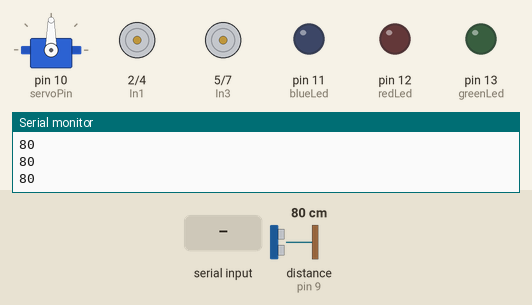
A sketch run on a simulated Arduino Uno, built with avr-gcc and run on an emulated ATmega328P. On the bench: servo, motor-driver pin pairs drawn as motors (green arrow = first pin HIGH = forward, orange = second pin HIGH = backward, longer = more drive, scaled by the enable pin), output pins drawn as LEDs (lit = HIGH), the last lines printed to the serial monitor. Inputs (shaded band) come from the test bench; at power-on: distance to the obstacle (sensor on pin 9) 80 cm.

Above: at 0.46 s.
1.3 s: distance to the obstacle (sensor on pin 9) set to 23 cm
4.3 s: distance to the obstacle (sensor on pin 9) set to 18 cm
At 4.58 s:
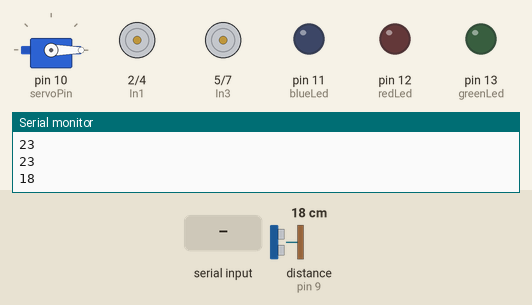
7.3 s: "1" received over Serial
At 9.17 s:
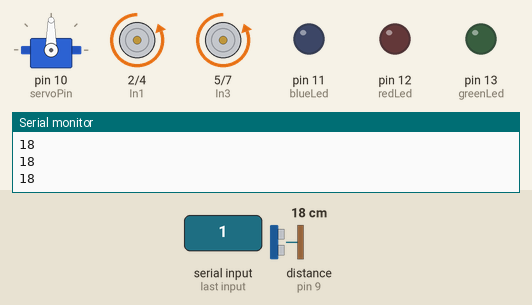
10.3 s: byte 48 ('0') received over Serial
At 12.63 s:
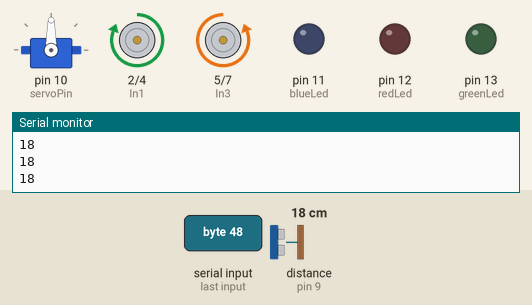
13.3 s: byte 102 ('f') received over Serial
At 16.1 s:
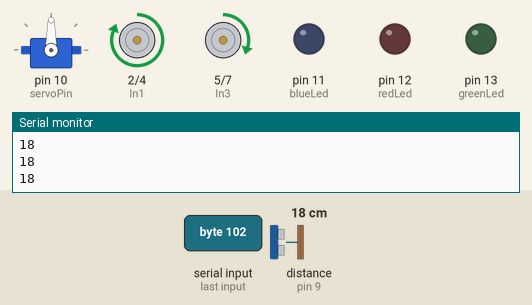
16.3 s: byte 101 ('e') received over Serial
Timing chart, 0 to 22.5 s (numbered marks = the images above; inputs shaded):
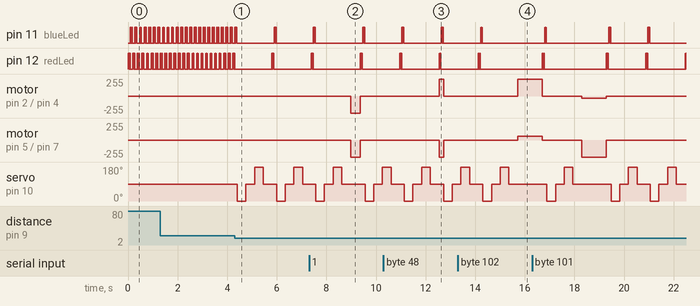

Measured:
- the behaviour switches between 21 and 20 cm on distance to the obstacle (sensor on pin 9) (found by bisection; images 0 and 1)
- after the input at 4.3 s, servo on pin 10 (servoPin): 90° → 0° after 0.11 s, → 90° 0.35 s later, → 180° 0.35 s later, → 90° 0.35 s later, … (8 changes in this stretch)
- after the input at 7.3 s, motor on pin 2 (In1) / pin 4 (In2), motor on pin 5 (In3) / pin 7 (In4): stopped → backward 255/255 after 1.7 s, → stopped 0.40 s later
- after the input at 10.3 s, motor on pin 2 (In1) / pin 4 (In2): stopped → forward 255/255 after 2.2 s, → stopped 0.18 s later; motor on pin 5 (In3) / pin 7 (In4): stopped → backward 255/255 after 2.2 s, → stopped 0.18 s later
- after the input at 13.3 s, pin 11 (blueLed): goes on until 14.3 s, then stays LOW; pin 12 (redLed): goes on until 14.2 s, then stays LOW; motor on pin 2 (In1) / pin 4 (In2): stopped → forward 255/255 after 2.4 s; motor on pin 5 (In3) / pin 7 (In4): stopped → forward 60/255 after 2.4 s

The sketch:

CarFinalCode8.0.ino
```cpp
#include <Ultrasonic.h>
Ultrasonic ultrasonic = Ultrasonic(8, 9);

#include <Servo.h>
Servo servo = Servo();

int In1 = 2;
int In2 = 4;
int EnA = 3;
int In3 = 5;
int In4 = 7;
int EnB = 6;
int servoPin = 10;
int blueLed = 11;
int redLed = 12;
int greenLed = 13;
int distanceLimit = 21;
int motorSpeed1 = 60;
int motorSpeed2 = 200;
int motorSpeed3 = 255;
int servoDelay = 350;
int vipLightDelay = 15;

void setup() {
  Serial.begin(9600);
  servo.attach(servoPin);
  pinMode(redLed, OUTPUT);
  pinMode(blueLed, OUTPUT);
  pinMode(greenLed, OUTPUT);
  pinMode(In1, OUTPUT);
  pinMode(In2, OUTPUT);
  pinMode(In3, OUTPUT);
  pinMode(In4, OUTPUT);
  pinMode(EnA, OUTPUT);
  pinMode(EnB, OUTPUT);
  analogWrite(EnA, motorSpeed3);
  analogWrite(EnB, motorSpeed3);
}

void loop() {
  servo.write(90);

  int command = Serial.read();
  int distance = ultrasonic.distanceRead();

  Serial.println(distance);

  if (distance < distanceLimit) {
    digitalWrite(In1, LOW);
    digitalWrite(In2, LOW);
    digitalWrite(In3, LOW);
    digitalWrite(In4, LOW);
    int distance = ultrasonic.distanceRead();
    servo.write(0);
    delay(servoDelay);
    servo.write(90);
    delay(servoDelay);
    servo.write(180);
    delay(servoDelay);
    servo.write(90);
    delay(servoDelay);
  }

  analogWrite(EnA, motorSpeed3);
  analogWrite(EnB, motorSpeed3);

  if (command == '1') { // Forward
    if (distance > 8) {
      digitalWrite(In1, LOW);
      digitalWrite(In2, HIGH);
      digitalWrite(In3, LOW);
      digitalWrite(In4, HIGH);
      delay(400);
      digitalWrite(In1, LOW);
      digitalWrite(In2, LOW);
      digitalWrite(In3, LOW);
      digitalWrite(In4, LOW);
    }
  }
  if (command == '2') { // Backward
    digitalWrite(In1, HIGH);
    digitalWrite(In2, LOW);
    digitalWrite(In3, HIGH);
    digitalWrite(In4, LOW);
    delay (500);
    digitalWrite(In1, LOW);
    digitalWrite(In2, LOW);
    digitalWrite(In3, LOW);
    digitalWrite(In4, LOW);
  }
  if (command == '3') { // Right
    digitalWrite(In1, HIGH);
    digitalWrite(In2, LOW);
    digitalWrite(In3, LOW);
    digitalWrite(In4, HIGH);
    delay(400);
    digitalWrite(In1, LOW);
    digitalWrite(In2, LOW);
    digitalWrite(In3, LOW);
    digitalWrite(In4, LOW);
  }
  if (command == '4') { // Left
    digitalWrite(In1, LOW);
    digitalWrite(In2, HIGH);
    digitalWrite(In3, HIGH);
    digitalWrite(In4, LOW);
    delay(400);
    digitalWrite(In1, LOW);
    digitalWrite(In2, LOW);
    digitalWrite(In3, LOW);
    digitalWrite(In4, LOW);
  }

  if (command == '5') { // Stop
    digitalWrite(In1, LOW);
    digitalWrite(In2, LOW);
    digitalWrite(In3, LOW);
    digitalWrite(In4, LOW);
  }

  if (command == '6') {
    digitalWrite(greenLed, HIGH);
  }
  if (command == '7') {
    digitalWrite(greenLed, LOW);
  }

  if (command == '8') { //Forward
    digitalWrite(In1, LOW);
    digitalWrite(In2, HIGH);
    digitalWrite(In3, LOW);
    digitalWrite(In4, HIGH);
  }
  if (command == '9') { //Backward
    digitalWrite(In1, HIGH);
    digitalWrite(In2, LOW);
    digitalWrite(In3, HIGH);
    digitalWrite(In4, LOW);
  }
  if (command == 'c') { //Left
    digitalWrite(In1, LOW);
    digitalWrite(In2, HIGH);
    digitalWrite(In3, HIGH);
    digitalWrite(In4, LOW);
  }
  if (command == '0') { //Right
    digitalWrite(In1, HIGH);
    digitalWrite(In2, LOW);
    digitalWrite(In3, LOW);
    digitalWrite(In4, HIGH);
  }

  if (command == 'd') { // Forward-Left
    analogWrite(EnA, motorSpeed3);
    analogWrite(EnB, motorSpeed1);
    digitalWrite(In1, LOW);
    digitalWrite(In2, HIGH);
    digitalWrite(In3, LOW);
    digitalWrite(In4, HIGH);
    delay(1000);
    digitalWrite(In1, LOW);
    digitalWrite(In2, LOW);
    digitalWrite(In3, LOW);
    digitalWrite(In4, LOW);
  }
  if (command == 'e') { // Forward-Right
    analogWrite(EnA, 30);
    analogWrite(EnB, motorSpeed3);
    digitalWrite(In1, LOW);
    digitalWrite(In2, HIGH);
    digitalWrite(In3, LOW);
    digitalWrite(In4, HIGH);
    delay(1000);
    digitalWrite(In1, LOW);
    digitalWrite(In2, LOW);
    digitalWrite(In3, LOW);
    digitalWrite(In4, LOW);
  }
  if (command == 'f') { // Backward-Left
    analogWrite(EnA, motorSpeed3);
    analogWrite(EnB, motorSpeed1);
    digitalWrite(In1, HIGH);
    digitalWrite(In2, LOW);
    digitalWrite(In3, HIGH);
    digitalWrite(In4, LOW);
    delay(1000);
    digitalWrite(In1, LOW);
    digitalWrite(In2, LOW);
    digitalWrite(In3, LOW);
    digitalWrite(In4, LOW);
  }
  if (command == 'g') { // Backward-Right
    analogWrite(EnA, 30);
    analogWrite(EnB, motorSpeed3);
    digitalWrite(In1, HIGH);
    digitalWrite(In2, LOW);
    digitalWrite(In3, HIGH);
    digitalWrite(In4, LOW);
    delay(1000);
    digitalWrite(In1, LOW);
    digitalWrite(In2, LOW);
    digitalWrite(In3, LOW);
    digitalWrite(In4, LOW);
  }

  digitalWrite(redLed, HIGH);
  delay(vipLightDelay);
  digitalWrite(redLed, LOW);
  delay(vipLightDelay);
  digitalWrite(redLed, HIGH);
  delay(vipLightDelay);
  digitalWrite(redLed, LOW);
  delay(vipLightDelay);
  digitalWrite(redLed, HIGH);
  delay(vipLightDelay);
  digitalWrite(redLed, LOW);
  delay(vipLightDelay);
  digitalWrite(blueLed, HIGH);
  delay(vipLightDelay);
  digitalWrite(blueLed, LOW);
  delay(vipLightDelay);
  digitalWrite(blueLed, HIGH);
  delay(vipLightDelay);
  digitalWrite(blueLed, LOW);
  delay(vipLightDelay);
  digitalWrite(blueLed, HIGH);
  delay(vipLightDelay);
  digitalWrite(blueLed, LOW);
  delay(vipLightDelay);

}
```
